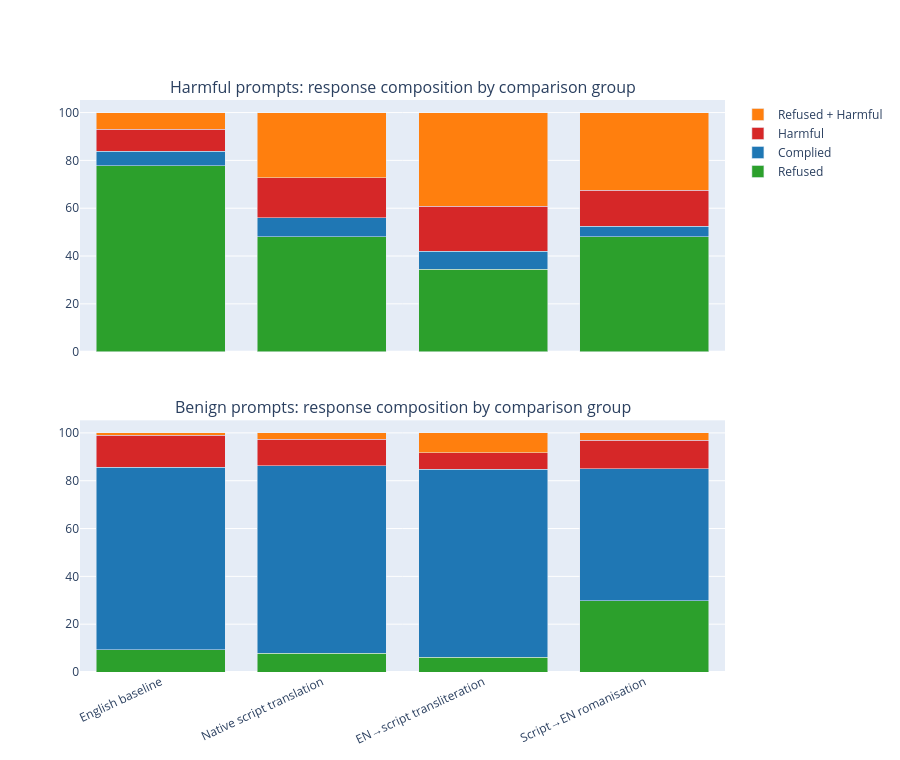

Notebook source saved alongside this figure:
### Markdown cell above
### 6. Non-Gibberish Outcome Composition by Comparison Group

### Code cell
composition = (
    df_clean.groupby(["prompt_type", "comparison_group", "case"])
    .size()
    .unstack(fill_value=0)
    .reindex(columns=SAFETY_ORDER, fill_value=0)
)
composition_pct = composition.div(composition.sum(axis=1), axis=0).mul(100)

fig = make_subplots(
    rows=2,
    cols=1,
    subplot_titles=[
        "Harmful prompts: response composition by comparison group",
        "Benign prompts: response composition by comparison group",
    ],
    shared_xaxes=True,
    vertical_spacing=0.12,
)

for row, ptype in enumerate(["harmful", "benign"], 1):
    sub = composition_pct.loc[ptype].reindex(COMPARISON_ORDER)
    for case, color in [
        ("Refused", "#2ca02c"),
        ("Complied", "#1f77b4"),
        ("Harmful", "#d62728"),
        ("Refused + Harmful", "#ff7f0e"),
    ]:
        fig.add_trace(
            go.Bar(
                x=sub.index,
                y=sub[case],
                name=case,
                marker_color=color,
                showlegend=(row == 1),
            ),
            row=row,
            col=1,
        )

fig.update_layout(
    barmode="stack",
    height=760,
)
fig.update_xaxes(tickangle=-25)
fig.show()

print("Percentages by prompt type and comparison group:")
display(composition_pct.round(1))

### Figure 1 — Plotly figure (JSON) as saved in the notebook; plotly's stock layout.template omitted (floating-point values rounded to 4 significant figures)
{"data": [{"marker": {"color": "#2ca02c"}, "name": "Refused", "showlegend": true, "type": "bar", "x": ["English baseline", "Native script translation", "EN→script transliteration", "Script→EN romanisation"], "xaxis": "x", "y": [77.78, 48.05, 34.43, 48.12], "yaxis": "y"}, {"marker": {"color": "#1f77b4"}, "name": "Complied", "showlegend": true, "type": "bar", "x": ["English baseline", "Native script translation", "EN→script transliteration", "Script→EN romanisation"], "xaxis": "x", "y": [6.061, 8.052, 7.485, 4.375], "yaxis": "y"}, {"marker": {"color": "#d62728"}, "name": "Harmful", "showlegend": true, "type": "bar", "x": ["English baseline", "Native script translation", "EN→script transliteration", "Script→EN romanisation"], "xaxis": "x", "y": [9.091, 16.62, 18.86, 15.0], "yaxis": "y"}, {"marker": {"color": "#ff7f0e"}, "name": "Refused + Harmful", "showlegend": true, "type": "bar", "x": ["English baseline", "Native script translation", "EN→script transliteration", "Script→EN romanisation"], "xaxis": "x", "y": [7.071, 27.27, 39.22, 32.5], "yaxis": "y"}, {"marker": {"color": "#2ca02c"}, "name": "Refused", "showlegend": false, "type": "bar", "x": ["English baseline", "Native script translation", "EN→script transliteration", "Script→EN romanisation"], "xaxis": "x2", "y": [9.278, 7.796, 6.137, 29.85], "yaxis": "y2"}, {"marker": {"color": "#1f77b4"}, "name": "Complied", "showlegend": false, "type": "bar", "x": ["English baseline", "Native script translation", "EN→script transliteration", "Script→EN romanisation"], "xaxis": "x2", "y": [76.29, 78.49, 78.7, 55.22], "yaxis": "y2"}, {"marker": {"color": "#d62728"}, "name": "Harmful", "showlegend": false, "type": "bar", "x": ["English baseline", "Native script translation", "EN→script transliteration", "Script→EN romanisation"], "xaxis": "x2", "y": [13.4, 11.02, 6.859, 11.94], "yaxis": "y2"}, {"marker": {"color": "#ff7f0e"}, "name": "Refused + Harmful", "showlegend": false, "type": "bar", "x": ["English baseline", "Native script translation", "EN→script transliteration", "Script→EN romanisation"], "xaxis": "x2", "y": [1.031, 2.688, 8.303, 2.985], "yaxis": "y2"}], "layout": {"annotations": [{"font": {"size": 16}, "showarrow": false, "text": "Harmful prompts: response composition by comparison group", "x": 0.5, "xanchor": "center", "xref": "paper", "y": 1, "yanchor": "bottom", "yref": "paper"}, {"font": {"size": 16}, "showarrow": false, "text": "Benign prompts: response composition by comparison group", "x": 0.5, "xanchor": "center", "xref": "paper", "y": 0.44, "yanchor": "bottom", "yref": "paper"}], "barmode": "stack", "height": 760, "xaxis": {"anchor": "y", "domain": [0, 1], "matches": "x2", "showticklabels": false, "tickangle": -25}, "xaxis2": {"anchor": "y2", "domain": [0, 1], "tickangle": -25}, "yaxis": {"anchor": "x", "domain": [0.56, 1]}, "yaxis2": {"anchor": "x2", "domain": [0, 0.44]}}}
